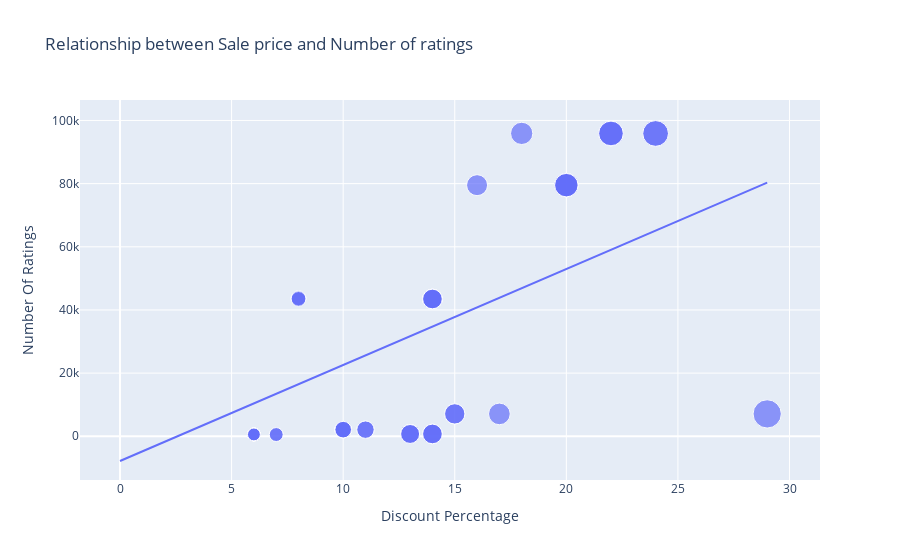

Notebook code for this chart:
### Code cell
figure_1=px.scatter(Apple_data, x='Discount Percentage', y='Number Of Ratings', size='Discount Percentage', trendline='ols', title='Relationship between Sale price and Number of ratings')
figure_1.show()
# As discount increases the rating of the phone automatically increases

### Figure 1 — Plotly figure (JSON) as saved in the notebook; plotly's stock layout.template omitted (floating-point values rounded to 4 significant figures)
{"data": [{"hovertemplate": "Discount Percentage=%{marker.size}<br>Number Of Ratings=%{y}<extra></extra>", "legendgroup": "", "marker": {"color": "#636efa", "size": [0, 0, 0, 0, 0, 0, 0, 0, 0, 20, 16, 20, 20, 20, 0, 0, 0, 0, 29, 15, 0, 15, 17, 18, 6, 6, 13, 6, 14, 10, 7, 6, 6, 13, 13, 10, 10, 6, 14, 6, 10, 6, 11, 11, 10, 14, 7, 6, 6, 6, 8, 8, 24, 22, 22, 22, 8, 24, 14, 14, 14, 14], "sizemode": "area", "sizeref": 0.0725, "symbol": "circle"}, "mode": "markers", "name": "", "orientation": "v", "showlegend": false, "type": "scatter", "x": [0, 0, 0, 0, 0, 0, 0, 0, 0, 20, 16, 20, 20, 20, 0, 0, 0, 0, 29, 15, 0, 15, 17, 18, 6, 6, 13, 6, 14, 10, 7, 6, 6, 13, 13, 10, 10, 6, 14, 6, 10, 6, 11, 11, 10, 14, 7, 6, 6, 6, 8, 8, 24, 22, 22, 22, 8, 24, 14, 14, 14, 14], "xaxis": "x", "y": [3431, 3431, 3431, 11202, 11202, 3431, 3431, 11202, 1454, 79512, 79512, 79582, 79512, 79512, 1078, 1078, 1078, 1078, 7088, 7088, 1078, 7088, 7081, 95909, 542, 580, 740, 545, 740, 2101, 545, 580, 580, 730, 730, 2101, 2101, 580, 740, 580, 2092, 545, 2101, 2092, 2101, 740, 545, 580, 580, 580, 43707, 43707, 95807, 95909, 95807, 95909, 43470, 95909, 43470, 43470, 43470, 43470], "yaxis": "y"}, {"hovertemplate": "<b>OLS trendline</b><br>Number Of Ratings = 3039.62 * Discount Percentage + -7828.69<br>R<sup>2</sup>=0.468988<br><br>Discount Percentage=%{x}<br>Number Of Ratings=%{y} <b>(trend)</b><extra></extra>", "legendgroup": "", "marker": {"color": "#636efa", "symbol": "circle"}, "mode": "lines", "name": "", "showlegend": false, "type": "scatter", "x": [0, 0, 0, 0, 0, 0, 0, 0, 0, 0, 0, 0, 0, 0, 6, 6, 6, 6, 6, 6, 6, 6, 6, 6, 6, 7, 7, 8, 8, 8, 10, 10, 10, 10, 10, 11, 11, 13, 13, 13, 14, 14, 14, 14, 14, 14, 14, 15, 15, 16, 17, 18, 20, 20, 20, 20, 22, 22, 22, 24, 24, 29], "xaxis": "x", "y": [-7829.0, -7829.0, -7829.0, -7829.0, -7829.0, -7829.0, -7829.0, -7829.0, -7829.0, -7829.0, -7829.0, -7829.0, -7829.0, -7829.0, 10410.0, 10410.0, 10410.0, 10410.0, 10410.0, 10410.0, 10410.0, 10410.0, 10410.0, 10410.0, 10410.0, 13450.0, 13450.0, 16490.0, 16490.0, 16490.0, 22570.0, 22570.0, 22570.0, 22570.0, 22570.0, 25610.0, 25610.0, 31690.0, 31690.0, 31690.0, 34730.0, 34730.0, 34730.0, 34730.0, 34730.0, 34730.0, 34730.0, 37770.0, 37770.0, 40810.0, 43840.0, 46880.0, 52960.0, 52960.0, 52960.0, 52960.0, 59040.0, 59040.0, 59040.0, 65120.0, 65120.0, 80320.0], "yaxis": "y"}], "layout": {"legend": {"itemsizing": "constant", "tracegroupgap": 0}, "title": {"text": "Relationship between Sale price and Number of ratings"}, "xaxis": {"anchor": "y", "domain": [0, 1], "title": {"text": "Discount Percentage"}}, "yaxis": {"anchor": "x", "domain": [0, 1], "title": {"text": "Number Of Ratings"}}}}
